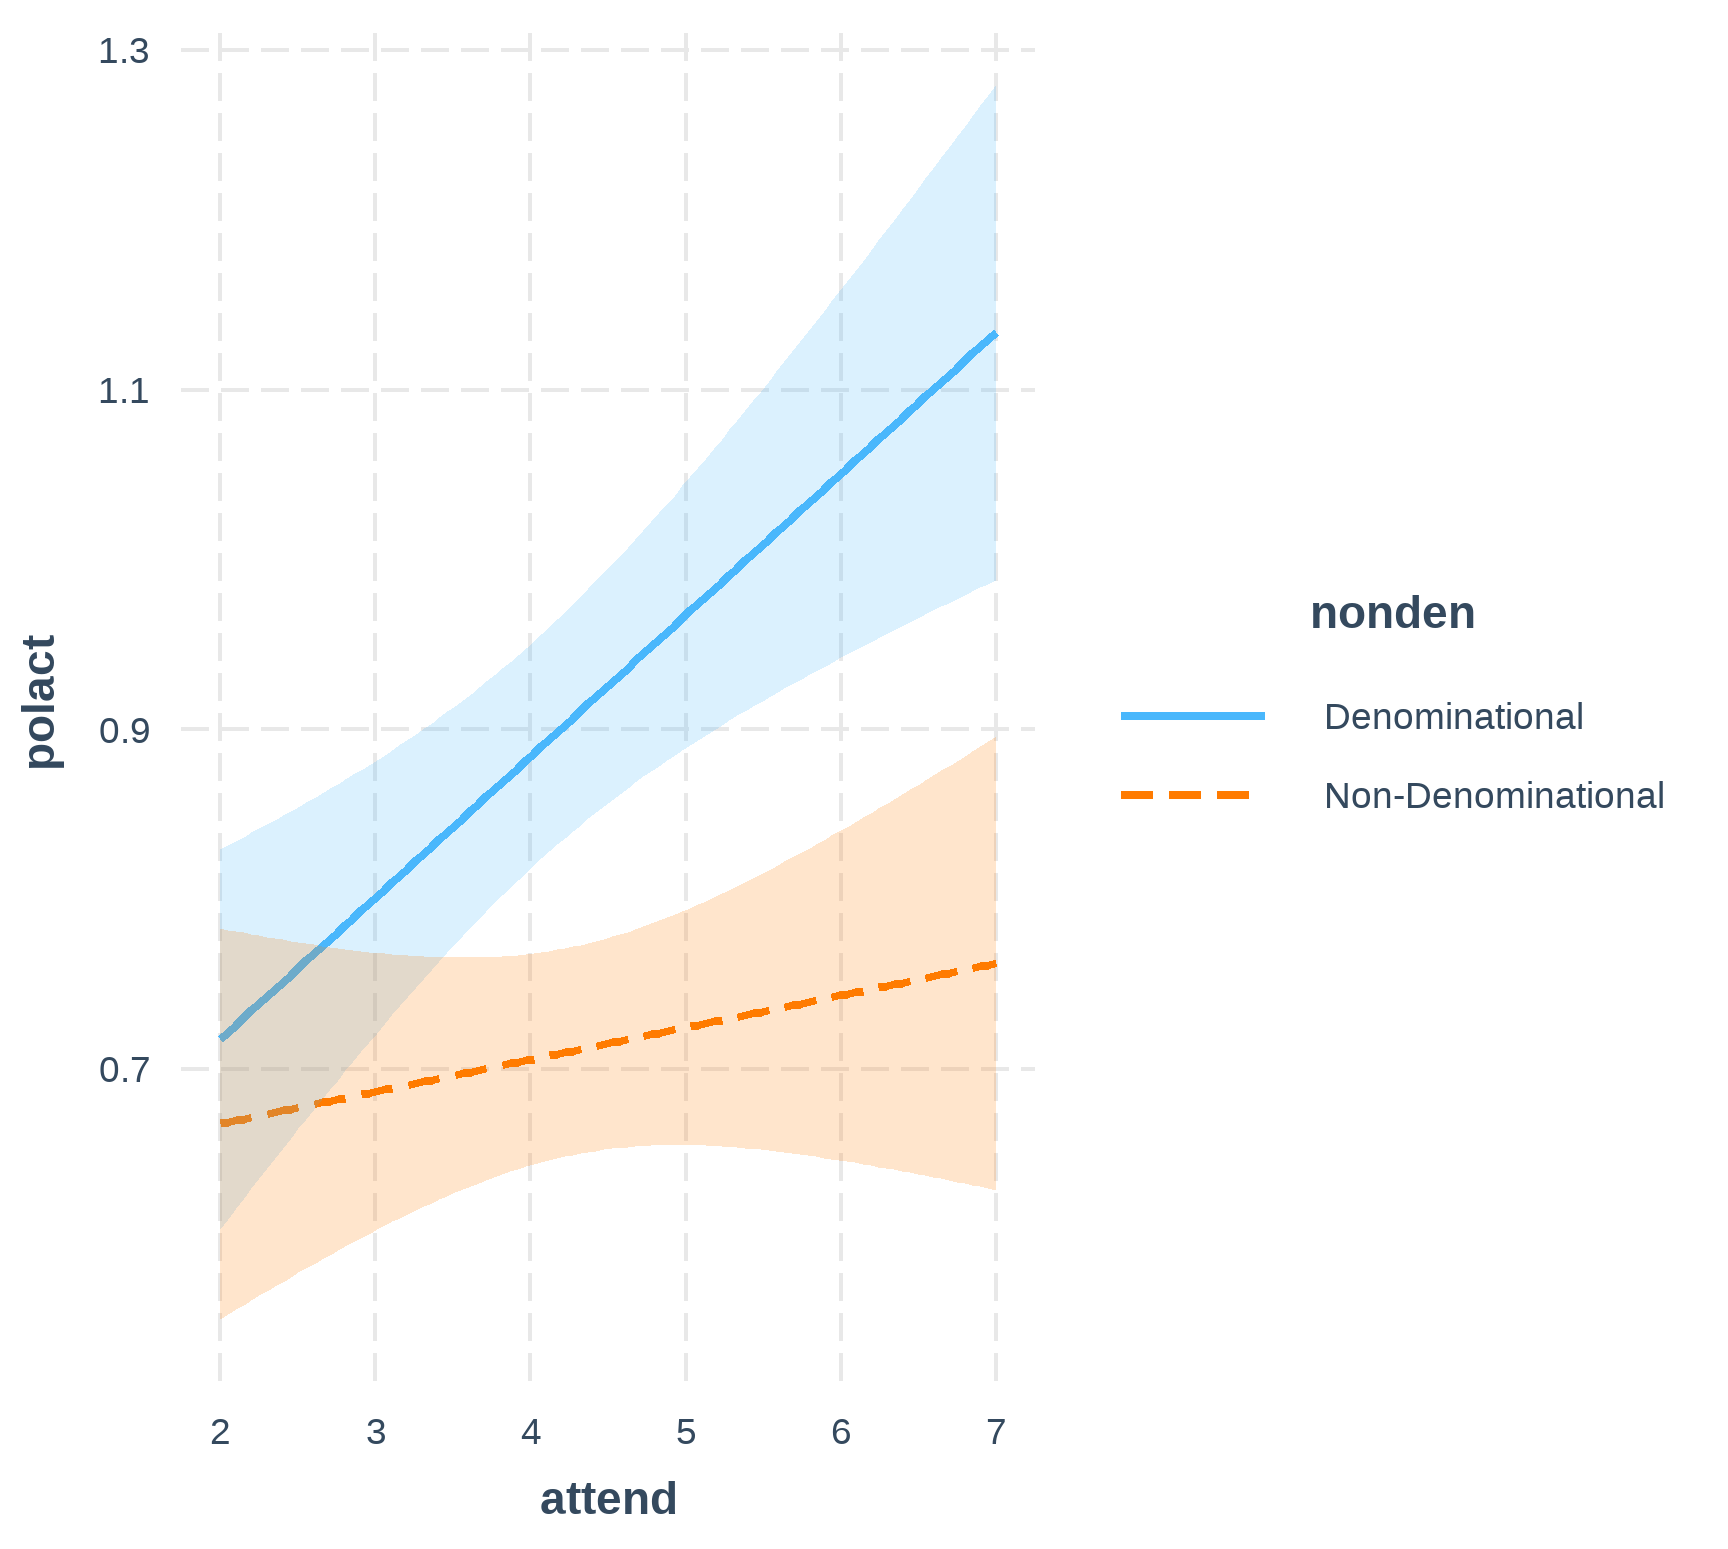

Here is the R script that generated this plot:
regg <- nd %>% 
  mutate(sign = car::recode(Q47_1, "2=1; 1=0")) %>% 
  mutate(button = car::recode(Q47_2, "2=1; 1=0")) %>% 
  mutate(townhall = car::recode(Q47_3, "2=1; 1=0")) %>%
  mutate(protest = car::recode(Q47_4, "2=1; 1=0")) %>% 
  mutate(money = car::recode(Q47_5, "2=1; 1=0")) %>% 
  mutate(contact = car::recode(Q47_6, "2=1; 1=0")) %>% 
  mutate(polact = sign + button + townhall + protest + money + contact) 

reg1 <- lm(polact ~ attend*nonden + educ + income + pid7, data = regg)

gg2 <- interact_plot(reg1, pred = attend, modx = nonden, interval = TRUE, int.width = .76)

gg2 + 
  ggsave("D://nd/polact_interact.png")